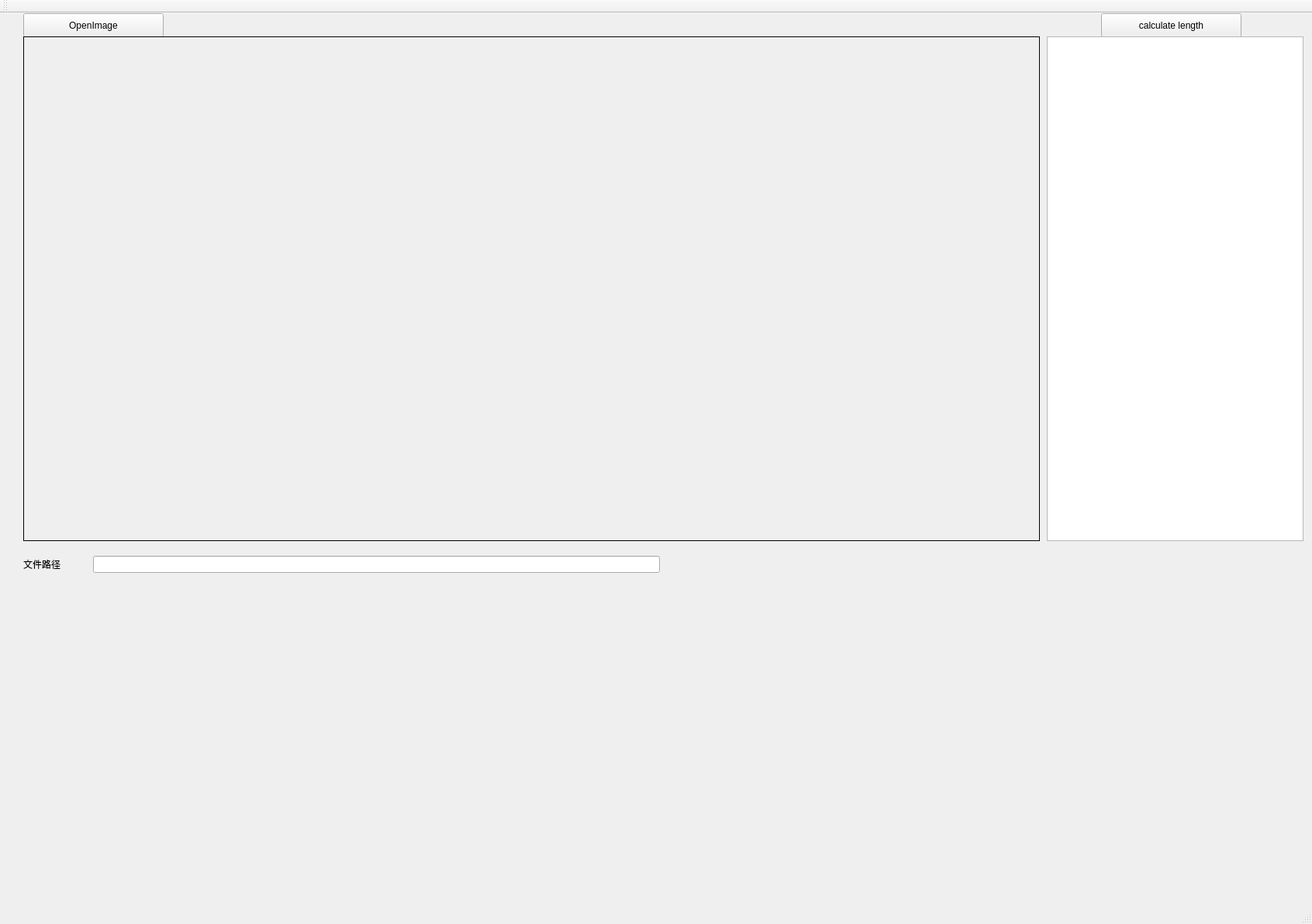
<?xml version="1.0" encoding="UTF-8"?>
<ui version="4.0">
 <class>MainWindow</class>
 <widget class="QMainWindow" name="MainWindow">
  <property name="geometry">
   <rect>
    <x>0</x>
    <y>0</y>
    <width>1692</width>
    <height>1192</height>
   </rect>
  </property>
  <property name="mouseTracking">
   <bool>false</bool>
  </property>
  <property name="windowTitle">
   <string>MainWindow</string>
  </property>
  <widget class="QWidget" name="centralWidget">
   <widget class="QLabel" name="label_2">
    <property name="geometry">
     <rect>
      <x>30</x>
      <y>700</y>
      <width>101</width>
      <height>21</height>
     </rect>
    </property>
    <property name="text">
     <string>文件路径</string>
    </property>
   </widget>
   <widget class="QPushButton" name="pushButton">
    <property name="geometry">
     <rect>
      <x>30</x>
      <y>0</y>
      <width>181</width>
      <height>31</height>
     </rect>
    </property>
    <property name="text">
     <string>OpenImage</string>
    </property>
   </widget>
   <widget class="QLabel" name="label">
    <property name="geometry">
     <rect>
      <x>30</x>
      <y>30</y>
      <width>1311</width>
      <height>651</height>
     </rect>
    </property>
    <property name="autoFillBackground">
     <bool>true</bool>
    </property>
    <property name="frameShape">
     <enum>QFrame::Panel</enum>
    </property>
    <property name="text">
     <string/>
    </property>
   </widget>
   <widget class="QLineEdit" name="lineEdit">
    <property name="geometry">
     <rect>
      <x>120</x>
      <y>700</y>
      <width>731</width>
      <height>22</height>
     </rect>
    </property>
   </widget>
   <widget class="QPushButton" name="pushButton_2">
    <property name="geometry">
     <rect>
      <x>1420</x>
      <y>0</y>
      <width>181</width>
      <height>31</height>
     </rect>
    </property>
    <property name="text">
     <string>calculate length</string>
    </property>
   </widget>
   <widget class="QTextEdit" name="textEdit">
    <property name="geometry">
     <rect>
      <x>1350</x>
      <y>30</y>
      <width>331</width>
      <height>651</height>
     </rect>
    </property>
   </widget>
  </widget>
  <widget class="QMenuBar" name="menuBar">
   <property name="geometry">
    <rect>
     <x>0</x>
     <y>0</y>
     <width>1692</width>
     <height>17</height>
    </rect>
   </property>
  </widget>
  <widget class="QToolBar" name="mainToolBar">
   <attribute name="toolBarArea">
    <enum>TopToolBarArea</enum>
   </attribute>
   <attribute name="toolBarBreak">
    <bool>false</bool>
   </attribute>
  </widget>
  <widget class="QStatusBar" name="statusBar"/>
 </widget>
 <layoutdefault spacing="6" margin="11"/>
 <resources/>
 <connections/>
</ui>
